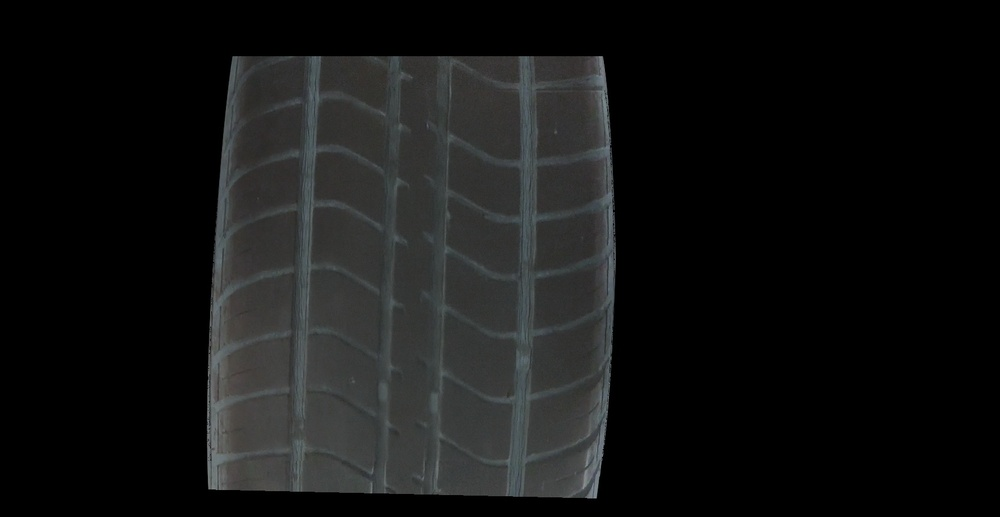
#> input picture Tire_tread_defect_detection/TireTest_20200708/code3/image/6/res.jpg, 1000 x 517 px, shrunk from 1780 x 920 before the run, found by its file name
$ python test2.py
#> lines starting #> are read from the running program, lines starting #| are printed output that depends on the picture
import numpy as np
from cv2 import cv2 as cv
from matplotlib import pyplot as plt

"""拼接res和res1，出现错位"""

if __name__ == '__main__':
    top, bot, left, right = 100, 100, 0, 500
    img1 = cv.imread('D:/Tire_Test/code3/image/6/res.jpg')
#> img1 is the input picture: shape (517, 1000, 3); mean B, G, R 20.8, 21, 20.3
    img2 = cv.imread('D:/Tire_Test/code3/image/6/res1.jpg')
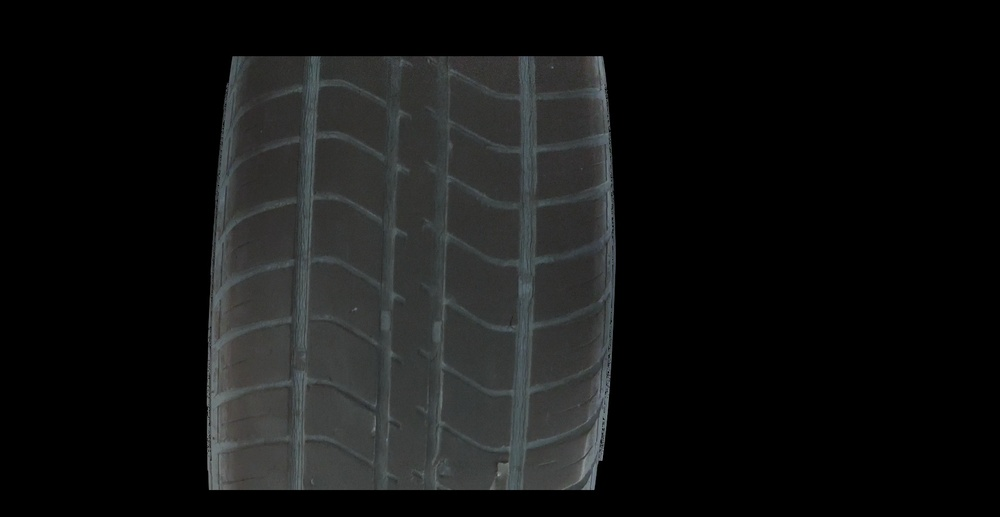
#> input picture Tire_tread_defect_detection/TireTest_20200708/code3/image/6/res1.jpg, 1000 x 517 px, shrunk from 1780 x 920 before the run, found by its file name
#> img2 is the input picture: shape (517, 1000, 3); mean B, G, R 20.7, 20.9, 20
    srcImg = cv.copyMakeBorder(img1, top, bot, left, right, cv.BORDER_CONSTANT, value=(0, 0, 0))
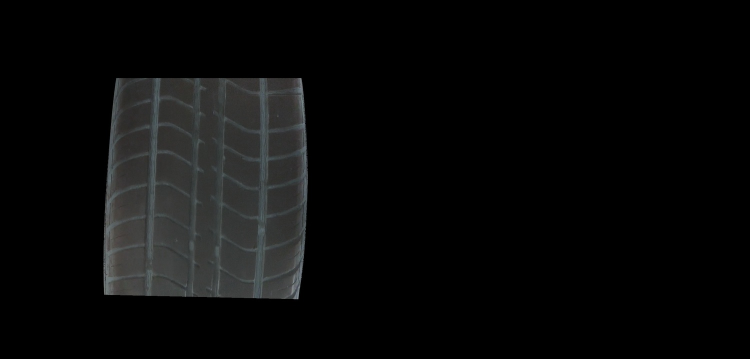
#> srcImg: shape (717, 1500, 3) (shown at 1/2 size); mean B, G, R 10, 10.1, 9.8
    testImg = cv.copyMakeBorder(img2, top, bot, left, right, cv.BORDER_CONSTANT, value=(0, 0, 0))
    img1gray = cv.cvtColor(srcImg, cv.COLOR_BGR2GRAY)
    img2gray = cv.cvtColor(testImg, cv.COLOR_BGR2GRAY)
#> (the run stopped early here; a loop or call above may not have finished)
